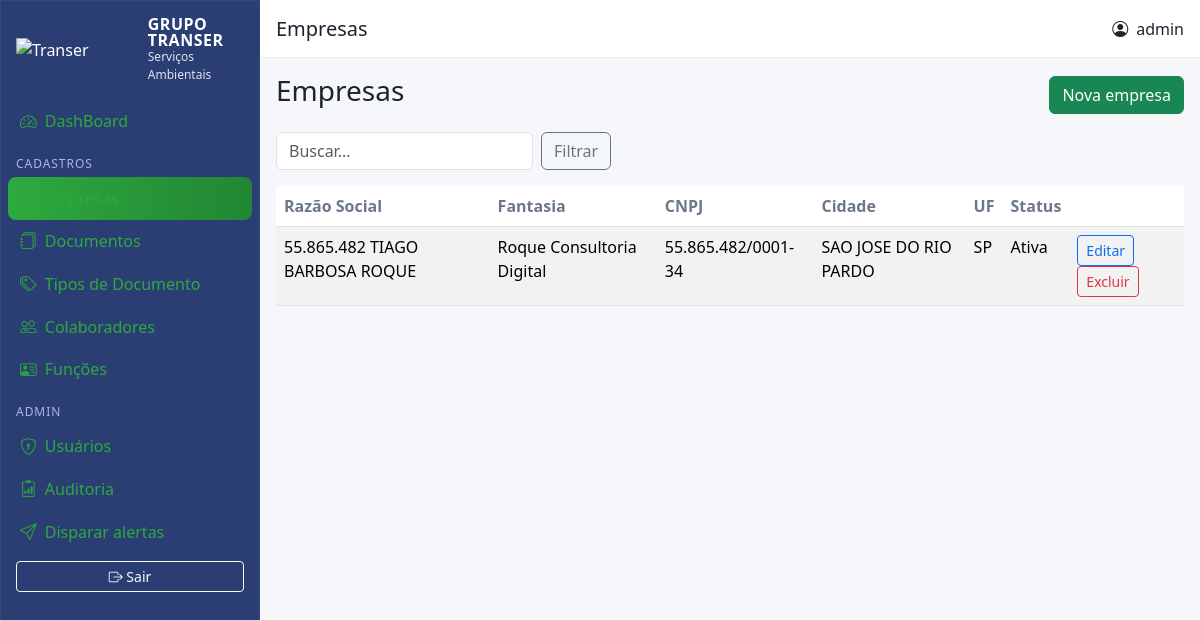
Page /empresas/ (signed in) on the committed database.
### models.py (models this page shows, shortened)
class TimestampMixin:
    created_at = db.Column(db.DateTime, default=datetime.utcnow)
    updated_at = db.Column(db.DateTime, default=datetime.utcnow, onupdate=datetime.utcnow)

class User(UserMixin, TimestampMixin, db.Model):
    id = db.Column(db.Integer, primary_key=True)
    username = db.Column(db.String(80), unique=True, nullable=False)
    password_hash = db.Column(db.String(255), nullable=False)
    role = db.Column(db.String(20), default="user")
    active = db.Column(db.Boolean, default=True)

class Company(TimestampMixin, db.Model):
    id = db.Column(db.Integer, primary_key=True)
    razao_social = db.Column(db.String(150), nullable=False)
    nome_fantasia = db.Column(db.String(150))
    cnpj = db.Column(db.String(20), unique=True, nullable=False)
    inscricao_estadual = db.Column(db.String(30))
    logradouro = db.Column(db.String(200))
    numero = db.Column(db.String(20))
    complemento = db.Column(db.String(100))
    bairro = db.Column(db.String(100))
    cidade = db.Column(db.String(100))
    uf = db.Column(db.String(2))
    cep = db.Column(db.String(10))
    ativa = db.Column(db.Boolean, default=True)
    alert_email = db.Column(db.String(200))
    alert_whatsapp = db.Column(db.String(50))
    documents = db.relationship("Document", backref="company", lazy=True)
    employees = db.relationship("Employee", backref="company", lazy=True)

### blueprints/companies/routes.py (the view)
@companies_bp.route("/")
@login_required
def list():
    q = request.args.get("q","")
    query = Company.query
    if q:
        like = f"%{q}%"
        query = query.filter((Company.razao_social.ilike(like)) | (Company.nome_fantasia.ilike(like)) | (Company.cnpj.ilike(like)))
    companies = query.order_by(Company.razao_social).all()
    return render_template("companies/list.html", companies=companies, q=q)

### models.py (called while the page is built)
@login_manager.user_loader
def load_user(user_id):
    return User.query.get(int(user_id))

### templates/companies/list.html
{% extends 'base.html' %}
{% block page_title %}<h5 class="m-0">Empresas</h5>{% endblock %}
{% block content %}
<div class="d-flex justify-content-between align-items-center mb-3">
  <h3>Empresas</h3>
  <a class="btn btn-success" href="{{ url_for('companies.new') }}">Nova empresa</a>
</div>
<form class="row g-2 mb-3">
  <div class="col-auto"><input class="form-control" name="q" placeholder="Buscar..." value="{{ q or '' }}"></div>
  <div class="col-auto"><button class="btn btn-outline-secondary">Filtrar</button></div>
</form>
<table class="table table-striped">
  <thead><tr><th>Razão Social</th><th>Fantasia</th><th>CNPJ</th><th>Cidade</th><th>UF</th><th>Status</th><th></th></tr></thead>
  <tbody>
  {% for c in companies %}
    <tr>
      <td>{{ c.razao_social }}</td><td>{{ c.nome_fantasia }}</td><td>{{ c.cnpj }}</td><td>{{ c.cidade }}</td><td>{{ c.uf }}</td>
      <td>{{ 'Ativa' if c.ativa else 'Inativa' }}</td>
      <td>
        <a class="btn btn-sm btn-outline-primary" href="{{ url_for('companies.edit', company_id=c.id) }}">Editar</a>
        <form method="post" action="{{ url_for('companies.delete', company_id=c.id) }}" class="d-inline" onsubmit="return confirm('Excluir?');">
          <button class="btn btn-sm btn-outline-danger">Excluir</button>
        </form>
      </td>
    </tr>
  {% endfor %}
  </tbody>
</table>
{% endblock %}

### templates/base.html (shortened to what this page needs)
<!doctype html>
<html lang="pt-br">
<head>
  <link href="https://cdn.jsdelivr.net/npm/bootstrap@5.3.3/dist/css/bootstrap.min.css" rel="stylesheet">
  <link href="https://cdn.jsdelivr.net/npm/bootstrap-icons@1.11.3/font/bootstrap-icons.css" rel="stylesheet">
  <link href="{{ url_for('static', filename='css/style.css') }}" rel="stylesheet">
</head>
<body>
<div class="app-shell">
  <aside class="sidebar d-flex flex-column">
    <div class="brand px-3 py-3 d-flex align-items-center gap-2">
      <img src="{{ url_for('static', filename='img/logo.png') }}" alt="Transer" class="brand-logo">
      <div class="brand-text">
        <div class="brand-title">GRUPO TRANSER</div>
        <div class="brand-sub">Serviços Ambientais</div>
      </div>
    </div>
    <nav class="nav flex-column px-2">
      <a href="{{ url_for('main.index') }}" class="nav-link {% if request.endpoint=='main.index' %}active{% endif %}">
        <i class="bi bi-speedometer2"></i> DashBoard
      </a>
      <div class="nav-section">Cadastros</div>
      <a href="{{ url_for('companies.list') }}" class="nav-link {% if request.blueprint=='companies' %}active{% endif %}"><i class="bi bi-buildings"></i> Empresas</a>
      <a href="{{ url_for('documents.list') }}" class="nav-link {% if request.blueprint=='documents' and request.endpoint!='documents.types' %}active{% endif %}"><i class="bi bi-journals"></i> Documentos</a>
      <a href="{{ url_for('documents.types') }}" class="nav-link {% if request.endpoint=='documents.types' %}active{% endif %}"><i class="bi bi-tags"></i> Tipos de Documento</a>
      <a href="{{ url_for('rh.employees_list') }}" class="nav-link {% if request.endpoint=='rh.employees_list' %}active{% endif %}"><i class="bi bi-people"></i> Colaboradores</a>
      <a href="{{ url_for('rh.functions') }}" class="nav-link {% if request.endpoint=='rh.functions' %}active{% endif %}"><i class="bi bi-person-vcard"></i> Funções</a>
      {% if current_user.is_authenticated and current_user.role == 'admin' %}
      <div class="nav-section">Admin</div>
      <a href="{{ url_for('auth.users_list') }}" class="nav-link {% if request.endpoint=='auth.users_list' %}active{% endif %}"><i class="bi bi-shield-lock"></i> Usuários</a>
      <a href="{{ url_for('admin.audit') }}" class="nav-link {% if request.endpoint=='admin.audit' %}active{% endif %}"><i class="bi bi-clipboard2-data"></i> Auditoria</a>
      <a href="{{ url_for('admin.trigger_alerts') }}" class="nav-link"><i class="bi bi-send"></i> Disparar alertas</a>
      {% endif %}
      <div class="mt-auto p-2"><a href="{{ url_for('auth.logout') }}" class="btn btn-sm btn-outline-light w-100"><i class="bi bi-box-arrow-right"></i> Sair</a></div>
    </nav>
  </aside>
  <section class="content">
    <header class="topbar d-flex justify-content-between align-items-center px-3">
      <div class="page-title">{% block page_title %}{% endblock %}</div>
      <div class="user-info d-flex align-items-center gap-2"><i class="bi bi-person-circle"></i> {{ current_user.username }}</div>
    </header>
    <main class="page px-3 py-3">
      {% block content %}{% endblock %}
    </main>
  </section>
</div>
</body>
</html>

### static/css/style.css (style rules this page uses)
:root { --navy:#2B3E73;--navy-700:#22345F;--green:#2DAA3E;--green-700:#228634;--bg:#f5f7fb;--text:#1f2330;--muted:#6c778c; }
body { background-color:var(--bg);color:var(--text) }
.app-shell { display:flex;min-height:100vh }
.sidebar { width:260px;background:var(--navy);color:#fff;position:sticky;top:0;height:100vh;box-shadow:0 0 0 1px rgba(255,255,255,.05) inset }
.brand-logo { width:180px;max-height:56px;height:auto;object-fit:contain }
.brand-title { font-weight:700;letter-spacing:.5px;line-height:1 }
.brand-sub { font-size:.75rem;opacity:.85 }
.sidebar .nav-link { color:#dfe7ff;border-radius:8px;padding:.55rem .75rem;display:flex;gap:.5rem;align-items:center;font-weight:500;transition:background .15s ease,transform .05s ease }
.sidebar .nav-link i { font-size:1.05rem;opacity:.9 }
.sidebar .nav-link.active { background:linear-gradient(90deg,var(--green),var(--green-700));color:#fff }
.nav-section { color:#a8b7e1;font-size:.75rem;text-transform:uppercase;letter-spacing:.08em;margin:.75rem .5rem .25rem }
.content { flex:1;display:flex;flex-direction:column }
.topbar { height:58px;background:#fff;border-bottom:1px solid #e6ebf5 }
.page { max-width:1300px;margin:0 auto }
.table thead th { color:var(--muted);font-weight:600 }
a:not(.btn),.link-primary,.text-primary { color:var(--green)!important }
.btn-success { color:#fff }

### rows in the picture
User: username "admin"
Company: razao_social "55.865.482 TIAGO BARBOSA ROQUE", nome_fantasia "Roque Consultoria Digital", cnpj "55.865.482/0001-34", cidade "SAO JOSE DO RIO PARDO", uf "SP", ativa "Ativa"
